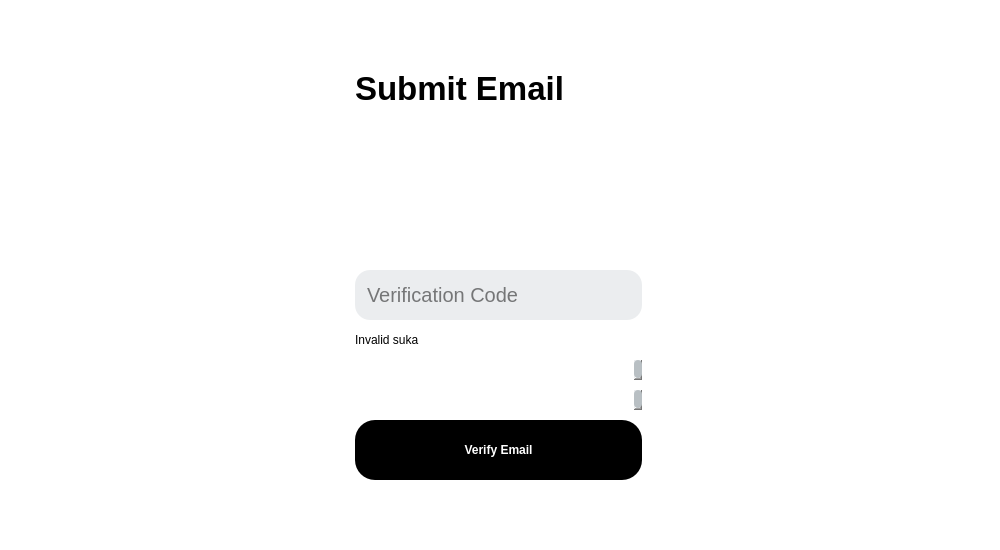
<?xml version="1.0" encoding="UTF-8"?>
<ui version="4.0">
 <class>form_SignUp</class>
 <widget class="QWidget" name="form_SignUp">
  <property name="geometry">
   <rect>
    <x>0</x>
    <y>0</y>
    <width>1000</width>
    <height>550</height>
   </rect>
  </property>
  <property name="minimumSize">
   <size>
    <width>1000</width>
    <height>550</height>
   </size>
  </property>
  <property name="maximumSize">
   <size>
    <width>1000</width>
    <height>550</height>
   </size>
  </property>
  <property name="windowTitle">
   <string>R&amp;R</string>
  </property>
  <property name="styleSheet">
   <string notr="true">QFrame, QWidget {
	border: 0;		
	background-color: transparent;
}

QPushButton {
	width: 40px;
	height: 40px;
	color: black;
	margin: 0;
	border-radius: 20px;
	background-color:  white;
}

QPushButton:hover {
	background-color:  rgb(235, 237, 239);
}

QPushButton:pressed {
	background-color: rgb(184,191,195);
}

QLineEdit {
	color: black;
	border-radius: 15px;
	background-color:  rgb(235, 237, 239);
	padding-left: 10px;
}

/*-------------*/

QPushButton#button_PasswordVisibility {
	padding-right: 10px;
}

QLabel#label_FormatError,
QLabel#label_SubmitError {
	color: red;
}</string>
  </property>
  <layout class="QGridLayout" name="gridLayout_2">
   <property name="leftMargin">
    <number>0</number>
   </property>
   <property name="topMargin">
    <number>0</number>
   </property>
   <property name="rightMargin">
    <number>0</number>
   </property>
   <property name="bottomMargin">
    <number>0</number>
   </property>
   <property name="spacing">
    <number>0</number>
   </property>
   <item row="0" column="0">
    <widget class="QStackedWidget" name="stacked_Main">
     <property name="styleSheet">
      <string notr="true">QTextBrowser QScrollBar:vertical {
	background-color: rgb(235, 237, 239);
	width: 8px;
	border-radius: 4px;
}

QTextBrowser QScrollBar::handle:vertical {
	background-color: rgb(184,191,195);
	min-height: 5px;
	border-radius: 4px;
}

QTextBrowser QScrollBar::add-line:horizontal {
	width: 0px;
	height: 0px;
	border: none;
	background-color: rgb(235, 237, 239);
}

QTextBrowser QScrollBar::sub-line:horizontal {
	width: 0px;
	height: 0px;
	border: none;
	background-color: rgb(235, 237, 239);
}</string>
     </property>
     <property name="currentIndex">
      <number>1</number>
     </property>
     <widget class="QWidget" name="page_Main">
      <layout class="QGridLayout" name="gridLayout_3">
       <property name="leftMargin">
        <number>0</number>
       </property>
       <property name="topMargin">
        <number>0</number>
       </property>
       <property name="rightMargin">
        <number>0</number>
       </property>
       <property name="bottomMargin">
        <number>0</number>
       </property>
       <property name="spacing">
        <number>0</number>
       </property>
       <item row="0" column="0">
        <widget class="QFrame" name="frame_Main">
         <property name="styleSheet">
          <string notr="true"/>
         </property>
         <property name="frameShape">
          <enum>QFrame::StyledPanel</enum>
         </property>
         <property name="frameShadow">
          <enum>QFrame::Raised</enum>
         </property>
         <layout class="QHBoxLayout" name="horizontalLayout">
          <property name="spacing">
           <number>10</number>
          </property>
          <property name="leftMargin">
           <number>0</number>
          </property>
          <property name="topMargin">
           <number>0</number>
          </property>
          <property name="rightMargin">
           <number>0</number>
          </property>
          <property name="bottomMargin">
           <number>0</number>
          </property>
          <item>
           <widget class="QFrame" name="frame_ControlMain">
            <property name="minimumSize">
             <size>
              <width>315</width>
              <height>0</height>
             </size>
            </property>
            <property name="maximumSize">
             <size>
              <width>315</width>
              <height>16777215</height>
             </size>
            </property>
            <property name="frameShape">
             <enum>QFrame::StyledPanel</enum>
            </property>
            <property name="frameShadow">
             <enum>QFrame::Raised</enum>
            </property>
            <layout class="QVBoxLayout" name="verticalLayout_2">
             <property name="spacing">
              <number>10</number>
             </property>
             <property name="leftMargin">
              <number>0</number>
             </property>
             <property name="topMargin">
              <number>0</number>
             </property>
             <property name="rightMargin">
              <number>0</number>
             </property>
             <property name="bottomMargin">
              <number>0</number>
             </property>
             <item>
              <widget class="QFrame" name="frame_Control">
               <property name="minimumSize">
                <size>
                 <width>0</width>
                 <height>60</height>
                </size>
               </property>
               <property name="maximumSize">
                <size>
                 <width>16777215</width>
                 <height>60</height>
                </size>
               </property>
               <property name="frameShape">
                <enum>QFrame::StyledPanel</enum>
               </property>
               <property name="frameShadow">
                <enum>QFrame::Raised</enum>
               </property>
               <layout class="QHBoxLayout" name="horizontalLayout_2">
                <property name="spacing">
                 <number>10</number>
                </property>
                <property name="leftMargin">
                 <number>10</number>
                </property>
                <property name="topMargin">
                 <number>10</number>
                </property>
                <property name="rightMargin">
                 <number>10</number>
                </property>
                <property name="bottomMargin">
                 <number>10</number>
                </property>
                <item>
                 <widget class="QPushButton" name="button_ControlBack">
                  <property name="text">
                   <string/>
                  </property>
                 </widget>
                </item>
                <item>
                 <spacer name="horizontalSpacer_3">
                  <property name="orientation">
                   <enum>Qt::Horizontal</enum>
                  </property>
                  <property name="sizeHint" stdset="0">
                   <size>
                    <width>252</width>
                    <height>20</height>
                   </size>
                  </property>
                 </spacer>
                </item>
               </layout>
              </widget>
             </item>
             <item>
              <spacer name="verticalSpacer_3">
               <property name="orientation">
                <enum>Qt::Vertical</enum>
               </property>
               <property name="sizeHint" stdset="0">
                <size>
                 <width>20</width>
                 <height>477</height>
                </size>
               </property>
              </spacer>
             </item>
            </layout>
           </widget>
          </item>
          <item>
           <widget class="QFrame" name="frame_SignUpMain_1">
            <property name="minimumSize">
             <size>
              <width>347</width>
              <height>0</height>
             </size>
            </property>
            <property name="styleSheet">
             <string notr="true"/>
            </property>
            <property name="frameShape">
             <enum>QFrame::StyledPanel</enum>
            </property>
            <property name="frameShadow">
             <enum>QFrame::Raised</enum>
            </property>
            <layout class="QVBoxLayout" name="verticalLayout">
             <property name="spacing">
              <number>10</number>
             </property>
             <property name="leftMargin">
              <number>10</number>
             </property>
             <property name="topMargin">
              <number>0</number>
             </property>
             <property name="rightMargin">
              <number>10</number>
             </property>
             <property name="bottomMargin">
              <number>0</number>
             </property>
             <item>
              <spacer name="verticalSpacer">
               <property name="orientation">
                <enum>Qt::Vertical</enum>
               </property>
               <property name="sizeHint" stdset="0">
                <size>
                 <width>20</width>
                 <height>37</height>
                </size>
               </property>
              </spacer>
             </item>
             <item>
              <widget class="QFrame" name="frame_SignUp_2">
               <property name="minimumSize">
                <size>
                 <width>0</width>
                 <height>450</height>
                </size>
               </property>
               <property name="maximumSize">
                <size>
                 <width>16777215</width>
                 <height>450</height>
                </size>
               </property>
               <property name="styleSheet">
                <string notr="true">QFrame {
	background-color: white;
	border-radius: 30px;
}

QLabel#label_FormatError {
	color: red;
}

QPushButton {
	height: 60px;
	background-color: black;
	color: white;
}

QPushButton:pressed {
	background-color: rgb(30,30,30);
}

QPushButton#button_PasswordVisibility {
	padding-right: 10px:
}</string>
               </property>
               <property name="frameShape">
                <enum>QFrame::StyledPanel</enum>
               </property>
               <property name="frameShadow">
                <enum>QFrame::Raised</enum>
               </property>
               <layout class="QGridLayout" name="gridLayout">
                <property name="leftMargin">
                 <number>0</number>
                </property>
                <property name="topMargin">
                 <number>0</number>
                </property>
                <property name="rightMargin">
                 <number>0</number>
                </property>
                <property name="bottomMargin">
                 <number>0</number>
                </property>
                <property name="spacing">
                 <number>0</number>
                </property>
                <item row="0" column="1">
                 <spacer name="verticalSpacer_4">
                  <property name="orientation">
                   <enum>Qt::Vertical</enum>
                  </property>
                  <property name="sizeType">
                   <enum>QSizePolicy::Minimum</enum>
                  </property>
                  <property name="sizeHint" stdset="0">
                   <size>
                    <width>20</width>
                    <height>20</height>
                   </size>
                  </property>
                 </spacer>
                </item>
                <item row="1" column="0">
                 <spacer name="horizontalSpacer_2">
                  <property name="orientation">
                   <enum>Qt::Horizontal</enum>
                  </property>
                  <property name="sizeType">
                   <enum>QSizePolicy::Minimum</enum>
                  </property>
                  <property name="sizeHint" stdset="0">
                   <size>
                    <width>20</width>
                    <height>20</height>
                   </size>
                  </property>
                 </spacer>
                </item>
                <item row="1" column="1">
                 <widget class="QFrame" name="frame_SignUp_3">
                  <property name="minimumSize">
                   <size>
                    <width>287</width>
                    <height>410</height>
                   </size>
                  </property>
                  <property name="styleSheet">
                   <string notr="true">QFrame#frame_PasswordInput {
	color: black;
	border-radius: 15px;
	background-color:  rgb(235, 237, 239);
	padding-left: 10px;
}


QLineEdit#line_Password {
	border: 0;
	padding-left: 0;
	background-color: rgb(235, 237, 239);
	border-top-right-radius: 0;
	border-bottom-right-radius: 0;
}

QPushButton#button_PasswordVisibility {
	border-radius: 15px;
	background-color: rgb(235, 237, 239);
	border-top-left-radius: 0;
	border-bottom-left-radius: 0;
}

QFrame#frame_Username {
	color: black;
	border-radius: 15px;
	background-color:  rgb(235, 237, 239);
	padding-left: 10px;
}

QLineEdit#line_Username,
QLineEdit#line_Snail {
	border: 0;
	border-radius: 15px;
	padding-left: 0;
	background-color: rgb(235, 237, 239);
}

QLineEdit#line_Snail {
	border-top-left-radius: 15px;
	border-bottom-left-radius: 15px;
	border-top-right-radius: 0;
	border-bottom-right-radius: 0;
}</string>
                  </property>
                  <property name="frameShape">
                   <enum>QFrame::StyledPanel</enum>
                  </property>
                  <property name="frameShadow">
                   <enum>QFrame::Raised</enum>
                  </property>
                  <layout class="QVBoxLayout" name="verticalLayout_3">
                   <property name="spacing">
                    <number>10</number>
                   </property>
                   <property name="leftMargin">
                    <number>0</number>
                   </property>
                   <property name="topMargin">
                    <number>0</number>
                   </property>
                   <property name="rightMargin">
                    <number>0</number>
                   </property>
                   <property name="bottomMargin">
                    <number>0</number>
                   </property>
                   <item>
                    <widget class="QLabel" name="label_SignIn">
                     <property name="font">
                      <font>
                       <pointsize>25</pointsize>
                       <weight>75</weight>
                       <bold>true</bold>
                      </font>
                     </property>
                     <property name="text">
                      <string>Sign Up</string>
                     </property>
                     <property name="indent">
                      <number>0</number>
                     </property>
                    </widget>
                   </item>
                   <item>
                    <widget class="QTextBrowser" name="textBrowser_Rules">
                     <property name="maximumSize">
                      <size>
                       <width>16777215</width>
                       <height>100</height>
                      </size>
                     </property>
                    </widget>
                   </item>
                   <item>
                    <widget class="QLineEdit" name="line_Name">
                     <property name="minimumSize">
                      <size>
                       <width>0</width>
                       <height>40</height>
                      </size>
                     </property>
                     <property name="maximumSize">
                      <size>
                       <width>16777215</width>
                       <height>40</height>
                      </size>
                     </property>
                     <property name="font">
                      <font>
                       <pointsize>15</pointsize>
                      </font>
                     </property>
                     <property name="maxLength">
                      <number>15</number>
                     </property>
                     <property name="placeholderText">
                      <string>Name</string>
                     </property>
                    </widget>
                   </item>
                   <item>
                    <widget class="QFrame" name="frame_Username">
                     <property name="minimumSize">
                      <size>
                       <width>0</width>
                       <height>40</height>
                      </size>
                     </property>
                     <property name="maximumSize">
                      <size>
                       <width>16777215</width>
                       <height>40</height>
                      </size>
                     </property>
                     <property name="styleSheet">
                      <string notr="true"/>
                     </property>
                     <property name="frameShape">
                      <enum>QFrame::StyledPanel</enum>
                     </property>
                     <property name="frameShadow">
                      <enum>QFrame::Raised</enum>
                     </property>
                     <layout class="QHBoxLayout" name="horizontalLayout_4">
                      <property name="spacing">
                       <number>0</number>
                      </property>
                      <property name="leftMargin">
                       <number>0</number>
                      </property>
                      <property name="topMargin">
                       <number>0</number>
                      </property>
                      <property name="rightMargin">
                       <number>0</number>
                      </property>
                      <property name="bottomMargin">
                       <number>0</number>
                      </property>
                      <item>
                       <widget class="QLineEdit" name="line_Snail">
                        <property name="minimumSize">
                         <size>
                          <width>20</width>
                          <height>30</height>
                         </size>
                        </property>
                        <property name="maximumSize">
                         <size>
                          <width>20</width>
                          <height>30</height>
                         </size>
                        </property>
                        <property name="font">
                         <font>
                          <pointsize>16</pointsize>
                         </font>
                        </property>
                        <property name="readOnly">
                         <bool>true</bool>
                        </property>
                        <property name="placeholderText">
                         <string>@</string>
                        </property>
                       </widget>
                      </item>
                      <item>
                       <widget class="QLineEdit" name="line_Username">
                        <property name="minimumSize">
                         <size>
                          <width>0</width>
                          <height>30</height>
                         </size>
                        </property>
                        <property name="maximumSize">
                         <size>
                          <width>16777215</width>
                          <height>30</height>
                         </size>
                        </property>
                        <property name="font">
                         <font>
                          <pointsize>15</pointsize>
                         </font>
                        </property>
                        <property name="maxLength">
                         <number>32</number>
                        </property>
                        <property name="echoMode">
                         <enum>QLineEdit::Normal</enum>
                        </property>
                        <property name="placeholderText">
                         <string>Username</string>
                        </property>
                       </widget>
                      </item>
                     </layout>
                    </widget>
                   </item>
                   <item>
                    <widget class="QLineEdit" name="line_Email">
                     <property name="minimumSize">
                      <size>
                       <width>0</width>
                       <height>40</height>
                      </size>
                     </property>
                     <property name="maximumSize">
                      <size>
                       <width>16777215</width>
                       <height>40</height>
                      </size>
                     </property>
                     <property name="font">
                      <font>
                       <pointsize>15</pointsize>
                      </font>
                     </property>
                     <property name="styleSheet">
                      <string notr="true"/>
                     </property>
                     <property name="text">
                      <string/>
                     </property>
                     <property name="readOnly">
                      <bool>false</bool>
                     </property>
                     <property name="placeholderText">
                      <string>Email</string>
                     </property>
                    </widget>
                   </item>
                   <item>
                    <widget class="QFrame" name="frame_PasswordInput">
                     <property name="minimumSize">
                      <size>
                       <width>0</width>
                       <height>40</height>
                      </size>
                     </property>
                     <property name="maximumSize">
                      <size>
                       <width>16777215</width>
                       <height>40</height>
                      </size>
                     </property>
                     <property name="styleSheet">
                      <string notr="true"/>
                     </property>
                     <property name="frameShape">
                      <enum>QFrame::StyledPanel</enum>
                     </property>
                     <property name="frameShadow">
                      <enum>QFrame::Raised</enum>
                     </property>
                     <layout class="QHBoxLayout" name="horizontalLayout_3">
                      <property name="spacing">
                       <number>0</number>
                      </property>
                      <property name="leftMargin">
                       <number>0</number>
                      </property>
                      <property name="topMargin">
                       <number>0</number>
                      </property>
                      <property name="rightMargin">
                       <number>0</number>
                      </property>
                      <property name="bottomMargin">
                       <number>0</number>
                      </property>
                      <item>
                       <widget class="QLineEdit" name="line_Password">
                        <property name="font">
                         <font>
                          <pointsize>15</pointsize>
                         </font>
                        </property>
                        <property name="styleSheet">
                         <string notr="true"/>
                        </property>
                        <property name="maxLength">
                         <number>16</number>
                        </property>
                        <property name="echoMode">
                         <enum>QLineEdit::Password</enum>
                        </property>
                        <property name="placeholderText">
                         <string>Password</string>
                        </property>
                       </widget>
                      </item>
                      <item>
                       <widget class="QPushButton" name="button_PasswordVisibility">
                        <property name="minimumSize">
                         <size>
                          <width>30</width>
                          <height>30</height>
                         </size>
                        </property>
                        <property name="maximumSize">
                         <size>
                          <width>30</width>
                          <height>30</height>
                         </size>
                        </property>
                        <property name="styleSheet">
                         <string notr="true"/>
                        </property>
                        <property name="text">
                         <string/>
                        </property>
                        <property name="checkable">
                         <bool>true</bool>
                        </property>
                       </widget>
                      </item>
                     </layout>
                    </widget>
                   </item>
                   <item>
                    <widget class="QLabel" name="label_SignUpError">
                     <property name="minimumSize">
                      <size>
                       <width>287</width>
                       <height>20</height>
                      </size>
                     </property>
                     <property name="maximumSize">
                      <size>
                       <width>287</width>
                       <height>20</height>
                      </size>
                     </property>
                     <property name="text">
                      <string>Invalid suka</string>
                     </property>
                    </widget>
                   </item>
                   <item>
                    <widget class="QTextBrowser" name="textBrowser_toLogIn">
                     <property name="minimumSize">
                      <size>
                       <width>0</width>
                       <height>20</height>
                      </size>
                     </property>
                     <property name="maximumSize">
                      <size>
                       <width>16777215</width>
                       <height>20</height>
                      </size>
                     </property>
                     <property name="lineWrapMode">
                      <enum>QTextEdit::WidgetWidth</enum>
                     </property>
                    </widget>
                   </item>
                   <item>
                    <widget class="QPushButton" name="button_NextStep">
                     <property name="minimumSize">
                      <size>
                       <width>0</width>
                       <height>50</height>
                      </size>
                     </property>
                     <property name="maximumSize">
                      <size>
                       <width>16777215</width>
                       <height>50</height>
                      </size>
                     </property>
                     <property name="font">
                      <font>
                       <weight>75</weight>
                       <bold>true</bold>
                      </font>
                     </property>
                     <property name="text">
                      <string>Next Step</string>
                     </property>
                    </widget>
                   </item>
                  </layout>
                 </widget>
                </item>
                <item row="1" column="2">
                 <spacer name="horizontalSpacer_4">
                  <property name="orientation">
                   <enum>Qt::Horizontal</enum>
                  </property>
                  <property name="sizeType">
                   <enum>QSizePolicy::Minimum</enum>
                  </property>
                  <property name="sizeHint" stdset="0">
                   <size>
                    <width>20</width>
                    <height>20</height>
                   </size>
                  </property>
                 </spacer>
                </item>
                <item row="2" column="1">
                 <spacer name="verticalSpacer_5">
                  <property name="orientation">
                   <enum>Qt::Vertical</enum>
                  </property>
                  <property name="sizeType">
                   <enum>QSizePolicy::Minimum</enum>
                  </property>
                  <property name="sizeHint" stdset="0">
                   <size>
                    <width>20</width>
                    <height>20</height>
                   </size>
                  </property>
                 </spacer>
                </item>
               </layout>
              </widget>
             </item>
             <item>
              <spacer name="verticalSpacer_2">
               <property name="orientation">
                <enum>Qt::Vertical</enum>
               </property>
               <property name="sizeType">
                <enum>QSizePolicy::Expanding</enum>
               </property>
               <property name="sizeHint" stdset="0">
                <size>
                 <width>20</width>
                 <height>37</height>
                </size>
               </property>
              </spacer>
             </item>
            </layout>
           </widget>
          </item>
          <item>
           <spacer name="horizontalSpacer">
            <property name="orientation">
             <enum>Qt::Horizontal</enum>
            </property>
            <property name="sizeHint" stdset="0">
             <size>
              <width>320</width>
              <height>20</height>
             </size>
            </property>
           </spacer>
          </item>
         </layout>
        </widget>
       </item>
      </layout>
     </widget>
     <widget class="QWidget" name="page_Submit">
      <property name="styleSheet">
       <string notr="true"/>
      </property>
      <layout class="QGridLayout" name="gridLayout_5">
       <property name="leftMargin">
        <number>0</number>
       </property>
       <property name="topMargin">
        <number>0</number>
       </property>
       <property name="rightMargin">
        <number>0</number>
       </property>
       <property name="bottomMargin">
        <number>0</number>
       </property>
       <property name="spacing">
        <number>0</number>
       </property>
       <item row="0" column="0">
        <widget class="QFrame" name="frame_Verify">
         <property name="styleSheet">
          <string notr="true"/>
         </property>
         <property name="frameShape">
          <enum>QFrame::StyledPanel</enum>
         </property>
         <property name="frameShadow">
          <enum>QFrame::Raised</enum>
         </property>
         <layout class="QHBoxLayout" name="horizontalLayout_5">
          <property name="spacing">
           <number>10</number>
          </property>
          <property name="leftMargin">
           <number>0</number>
          </property>
          <property name="topMargin">
           <number>0</number>
          </property>
          <property name="rightMargin">
           <number>0</number>
          </property>
          <property name="bottomMargin">
           <number>0</number>
          </property>
          <item>
           <widget class="QFrame" name="frame_ControlSubmitContainer">
            <property name="minimumSize">
             <size>
              <width>315</width>
              <height>0</height>
             </size>
            </property>
            <property name="maximumSize">
             <size>
              <width>315</width>
              <height>16777215</height>
             </size>
            </property>
            <property name="styleSheet">
             <string notr="true"/>
            </property>
            <property name="frameShape">
             <enum>QFrame::StyledPanel</enum>
            </property>
            <property name="frameShadow">
             <enum>QFrame::Raised</enum>
            </property>
            <layout class="QVBoxLayout" name="verticalLayout_4">
             <property name="spacing">
              <number>10</number>
             </property>
             <property name="leftMargin">
              <number>0</number>
             </property>
             <property name="topMargin">
              <number>0</number>
             </property>
             <property name="rightMargin">
              <number>0</number>
             </property>
             <property name="bottomMargin">
              <number>0</number>
             </property>
             <item>
              <spacer name="verticalSpacer_6">
               <property name="orientation">
                <enum>Qt::Vertical</enum>
               </property>
               <property name="sizeHint" stdset="0">
                <size>
                 <width>20</width>
                 <height>477</height>
                </size>
               </property>
              </spacer>
             </item>
            </layout>
           </widget>
          </item>
          <item>
           <widget class="QFrame" name="frame_Verify_1">
            <property name="minimumSize">
             <size>
              <width>347</width>
              <height>0</height>
             </size>
            </property>
            <property name="styleSheet">
             <string notr="true"/>
            </property>
            <property name="frameShape">
             <enum>QFrame::StyledPanel</enum>
            </property>
            <property name="frameShadow">
             <enum>QFrame::Raised</enum>
            </property>
            <layout class="QVBoxLayout" name="verticalLayout_5">
             <property name="spacing">
              <number>10</number>
             </property>
             <property name="leftMargin">
              <number>10</number>
             </property>
             <property name="topMargin">
              <number>0</number>
             </property>
             <property name="rightMargin">
              <number>10</number>
             </property>
             <property name="bottomMargin">
              <number>0</number>
             </property>
             <item>
              <spacer name="verticalSpacer_7">
               <property name="orientation">
                <enum>Qt::Vertical</enum>
               </property>
               <property name="sizeHint" stdset="0">
                <size>
                 <width>20</width>
                 <height>37</height>
                </size>
               </property>
              </spacer>
             </item>
             <item>
              <widget class="QFrame" name="frame_Verify_2">
               <property name="minimumSize">
                <size>
                 <width>0</width>
                 <height>450</height>
                </size>
               </property>
               <property name="maximumSize">
                <size>
                 <width>16777215</width>
                 <height>450</height>
                </size>
               </property>
               <property name="styleSheet">
                <string notr="true">QFrame {
	background-color: white;
	border-radius: 30px;
}

QPushButton {
	height: 60px;
	background-color: black;
	color: white;
}

QPushButton:pressed {
	background-color: rgb(30,30,30);
}

</string>
               </property>
               <property name="frameShape">
                <enum>QFrame::StyledPanel</enum>
               </property>
               <property name="frameShadow">
                <enum>QFrame::Raised</enum>
               </property>
               <layout class="QGridLayout" name="gridLayout_4">
                <property name="leftMargin">
                 <number>0</number>
                </property>
                <property name="topMargin">
                 <number>0</number>
                </property>
                <property name="rightMargin">
                 <number>0</number>
                </property>
                <property name="bottomMargin">
                 <number>0</number>
                </property>
                <property name="spacing">
                 <number>0</number>
                </property>
                <item row="0" column="1">
                 <spacer name="verticalSpacer_8">
                  <property name="orientation">
                   <enum>Qt::Vertical</enum>
                  </property>
                  <property name="sizeType">
                   <enum>QSizePolicy::Minimum</enum>
                  </property>
                  <property name="sizeHint" stdset="0">
                   <size>
                    <width>20</width>
                    <height>20</height>
                   </size>
                  </property>
                 </spacer>
                </item>
                <item row="1" column="0">
                 <spacer name="horizontalSpacer_6">
                  <property name="orientation">
                   <enum>Qt::Horizontal</enum>
                  </property>
                  <property name="sizeType">
                   <enum>QSizePolicy::Minimum</enum>
                  </property>
                  <property name="sizeHint" stdset="0">
                   <size>
                    <width>20</width>
                    <height>20</height>
                   </size>
                  </property>
                 </spacer>
                </item>
                <item row="1" column="1">
                 <widget class="QFrame" name="frame_Verify_3">
                  <property name="minimumSize">
                   <size>
                    <width>287</width>
                    <height>410</height>
                   </size>
                  </property>
                  <property name="styleSheet">
                   <string notr="true"/>
                  </property>
                  <property name="frameShape">
                   <enum>QFrame::StyledPanel</enum>
                  </property>
                  <property name="frameShadow">
                   <enum>QFrame::Raised</enum>
                  </property>
                  <layout class="QVBoxLayout" name="verticalLayout_6">
                   <property name="spacing">
                    <number>10</number>
                   </property>
                   <property name="leftMargin">
                    <number>0</number>
                   </property>
                   <property name="topMargin">
                    <number>0</number>
                   </property>
                   <property name="rightMargin">
                    <number>0</number>
                   </property>
                   <property name="bottomMargin">
                    <number>0</number>
                   </property>
                   <item>
                    <widget class="QLabel" name="label_VerifyEmail">
                     <property name="font">
                      <font>
                       <pointsize>25</pointsize>
                       <weight>75</weight>
                       <bold>true</bold>
                      </font>
                     </property>
                     <property name="text">
                      <string>Submit Email</string>
                     </property>
                     <property name="indent">
                      <number>0</number>
                     </property>
                    </widget>
                   </item>
                   <item>
                    <widget class="QTextBrowser" name="textBrowser_VerifyAbout">
                     <property name="maximumSize">
                      <size>
                       <width>16777215</width>
                       <height>100</height>
                      </size>
                     </property>
                     <property name="html">
                      <string>&lt;!DOCTYPE HTML PUBLIC &quot;-//W3C//DTD HTML 4.0//EN&quot; &quot;http://www.w3.org/TR/REC-html40/strict.dtd&quot;&gt;
&lt;html&gt;&lt;head&gt;&lt;meta name=&quot;qrichtext&quot; content=&quot;1&quot; /&gt;&lt;style type=&quot;text/css&quot;&gt;
p, li { white-space: pre-wrap; }
&lt;/style&gt;&lt;/head&gt;&lt;body style=&quot; font-family:'.AppleSystemUIFont'; font-size:13pt; font-weight:400; font-style:normal;&quot;&gt;
&lt;p style=&quot;-qt-paragraph-type:empty; margin-top:0px; margin-bottom:0px; margin-left:0px; margin-right:0px; -qt-block-indent:0; text-indent:0px;&quot;&gt;&lt;br /&gt;&lt;/p&gt;&lt;/body&gt;&lt;/html&gt;</string>
                     </property>
                     <property name="openLinks">
                      <bool>false</bool>
                     </property>
                    </widget>
                   </item>
                   <item>
                    <spacer name="verticalSpacer_11">
                     <property name="orientation">
                      <enum>Qt::Vertical</enum>
                     </property>
                     <property name="sizeHint" stdset="0">
                      <size>
                       <width>20</width>
                       <height>40</height>
                      </size>
                     </property>
                    </spacer>
                   </item>
                   <item>
                    <widget class="QLineEdit" name="line_Code">
                     <property name="minimumSize">
                      <size>
                       <width>0</width>
                       <height>50</height>
                      </size>
                     </property>
                     <property name="maximumSize">
                      <size>
                       <width>16777215</width>
                       <height>50</height>
                      </size>
                     </property>
                     <property name="font">
                      <font>
                       <pointsize>15</pointsize>
                      </font>
                     </property>
                     <property name="text">
                      <string/>
                     </property>
                     <property name="maxLength">
                      <number>6</number>
                     </property>
                     <property name="readOnly">
                      <bool>false</bool>
                     </property>
                     <property name="placeholderText">
                      <string>Verification Code</string>
                     </property>
                    </widget>
                   </item>
                   <item>
                    <widget class="QLabel" name="label_VerifyError">
                     <property name="minimumSize">
                      <size>
                       <width>287</width>
                       <height>20</height>
                      </size>
                     </property>
                     <property name="maximumSize">
                      <size>
                       <width>287</width>
                       <height>20</height>
                      </size>
                     </property>
                     <property name="styleSheet">
                      <string notr="true"/>
                     </property>
                     <property name="text">
                      <string>Invalid suka</string>
                     </property>
                    </widget>
                   </item>
                   <item>
                    <widget class="QTextBrowser" name="textBrowser_ResendTimer">
                     <property name="minimumSize">
                      <size>
                       <width>0</width>
                       <height>20</height>
                      </size>
                     </property>
                     <property name="maximumSize">
                      <size>
                       <width>16777215</width>
                       <height>20</height>
                      </size>
                     </property>
                    </widget>
                   </item>
                   <item>
                    <widget class="QTextBrowser" name="textBrowser_VerifyBack">
                     <property name="minimumSize">
                      <size>
                       <width>0</width>
                       <height>20</height>
                      </size>
                     </property>
                     <property name="maximumSize">
                      <size>
                       <width>16777215</width>
                       <height>20</height>
                      </size>
                     </property>
                    </widget>
                   </item>
                   <item>
                    <widget class="QPushButton" name="button_VerifyEmail">
                     <property name="font">
                      <font>
                       <weight>75</weight>
                       <bold>true</bold>
                      </font>
                     </property>
                     <property name="text">
                      <string>Verify Email</string>
                     </property>
                    </widget>
                   </item>
                  </layout>
                 </widget>
                </item>
                <item row="1" column="2">
                 <spacer name="horizontalSpacer_7">
                  <property name="orientation">
                   <enum>Qt::Horizontal</enum>
                  </property>
                  <property name="sizeType">
                   <enum>QSizePolicy::Minimum</enum>
                  </property>
                  <property name="sizeHint" stdset="0">
                   <size>
                    <width>20</width>
                    <height>20</height>
                   </size>
                  </property>
                 </spacer>
                </item>
                <item row="2" column="1">
                 <spacer name="verticalSpacer_9">
                  <property name="orientation">
                   <enum>Qt::Vertical</enum>
                  </property>
                  <property name="sizeType">
                   <enum>QSizePolicy::Minimum</enum>
                  </property>
                  <property name="sizeHint" stdset="0">
                   <size>
                    <width>20</width>
                    <height>20</height>
                   </size>
                  </property>
                 </spacer>
                </item>
               </layout>
              </widget>
             </item>
             <item>
              <spacer name="verticalSpacer_10">
               <property name="orientation">
                <enum>Qt::Vertical</enum>
               </property>
               <property name="sizeHint" stdset="0">
                <size>
                 <width>20</width>
                 <height>37</height>
                </size>
               </property>
              </spacer>
             </item>
            </layout>
           </widget>
          </item>
          <item>
           <spacer name="horizontalSpacer_8">
            <property name="orientation">
             <enum>Qt::Horizontal</enum>
            </property>
            <property name="sizeHint" stdset="0">
             <size>
              <width>320</width>
              <height>20</height>
             </size>
            </property>
           </spacer>
          </item>
         </layout>
        </widget>
       </item>
      </layout>
     </widget>
    </widget>
   </item>
  </layout>
 </widget>
 <resources/>
 <connections/>
</ui>
